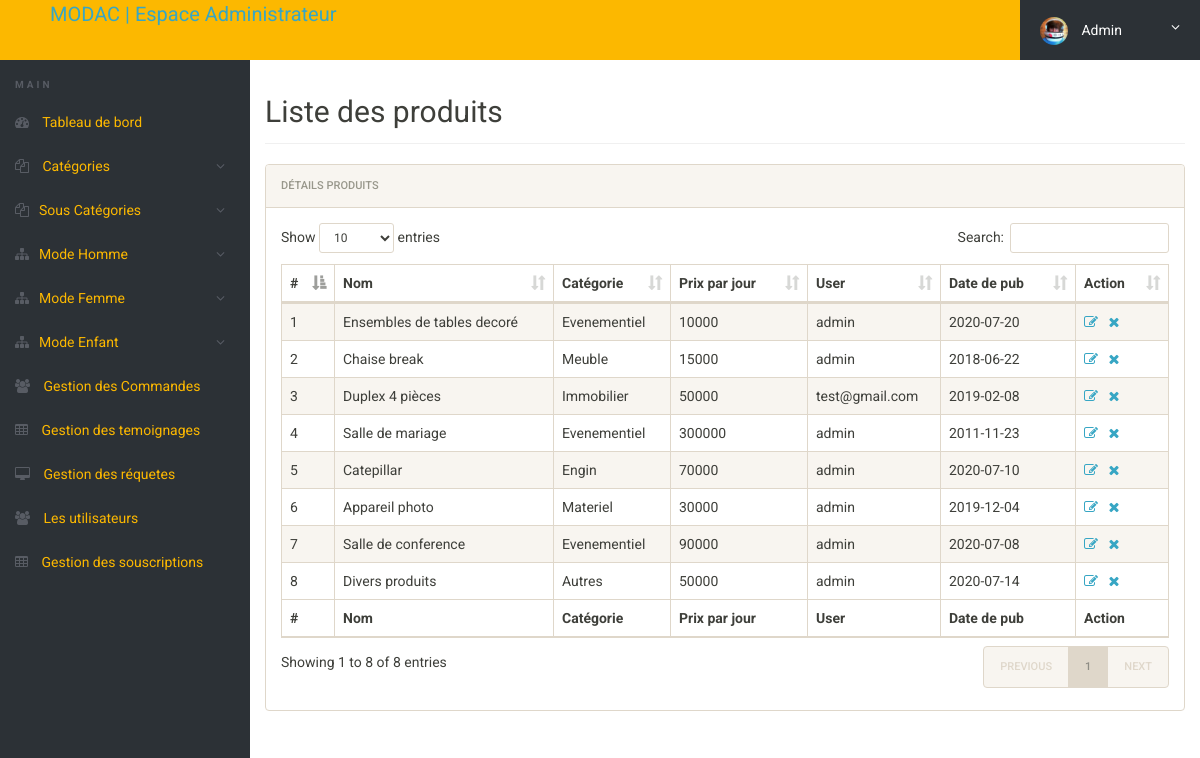
/admin/manage-vehicles.php (signed in), run on the app's committed database.
### tables this page shows
CREATE TABLE IF NOT EXISTS `tblvehicles` (
  `id` int(11) NOT NULL AUTO_INCREMENT,
  `NomProd` varchar(255) DEFAULT NULL,
  `Categorie` varchar(255) DEFAULT NULL,
  `Details` longtext DEFAULT NULL,
  `PrixParjour` int(11) DEFAULT NULL,
  `EmailUser` varchar(255) DEFAULT NULL,
  `DateAcqui` varchar(20) DEFAULT NULL,
  `Vimage1` varchar(120) DEFAULT NULL,
  `Vimage2` varchar(120) DEFAULT NULL,
  `Vimage3` varchar(120) DEFAULT NULL,
  `Vimage4` varchar(120) DEFAULT NULL,
  `Vimage5` varchar(120) DEFAULT NULL,
  `Utilise` int(11) DEFAULT NULL,
  `BonEtat` int(11) DEFAULT NULL,
  `Nouveau` int(11) DEFAULT NULL,
  `RegDate` timestamp NOT NULL DEFAULT current_timestamp(),
  `UpdationDate` timestamp NULL DEFAULT NULL ON UPDATE current_timestamp(),
  PRIMARY KEY (`id`)
);

CREATE TABLE IF NOT EXISTS `tblbrands` (
  `id` int(11) NOT NULL AUTO_INCREMENT,
  `BrandName` varchar(120) NOT NULL,
  `CreationDate` timestamp NULL DEFAULT current_timestamp(),
  `UpdationDate` timestamp NULL DEFAULT NULL ON UPDATE current_timestamp(),
  PRIMARY KEY (`id`)
);

### admin/manage-vehicles.php (the view, shortened to what this page needs)
<?php
include('includes/config.php');
if(strlen($_SESSION['alogin'])==0)
	{
header('location:index.php');
}
else{
 ?>
<!doctype html>
<html lang="en" class="no-js">
<head>
	<link rel="stylesheet" href="css/font-awesome.min.css">
	<link rel="stylesheet" href="css/bootstrap.min.css">
	<link rel="stylesheet" href="css/dataTables.bootstrap.min.css">
	<link rel="stylesheet" href="css/bootstrap-social.css">
	<link rel="stylesheet" href="css/bootstrap-select.css">
	<link rel="stylesheet" href="css/fileinput.min.css">
	<link rel="stylesheet" href="css/awesome-bootstrap-checkbox.css">
	<link rel="stylesheet" href="css/style.css">
</head>
<body>
	<?php include('includes/header.php');?>
	<div class="ts-main-content">
		<?php include('includes/leftbar.php');?>
		<div class="content-wrapper">
			<div class="container-fluid">
				<div class="row">
					<div class="col-md-12">
						<h2 class="page-title">Liste des produits</h2>
						<div class="panel panel-default">
							<div class="panel-heading">Détails produits</div>
							<div class="panel-body">
								<table id="zctb" class="display table table-striped table-bordered table-hover" cellspacing="0" width="100%">
									<thead>
										<tr>
										<th>#</th>
											<th>Nom</th>
											<th>Catégorie </th>
											<th>Prix par jour</th>
											<th>User</th>
											<th>Date de pub</th>
											<th>Action</th>
										</tr>
									</thead>
									<tfoot>
										<tr>
										<th>#</th>
											<th>Nom</th>
											<th>Catégorie </th>
											<th>Prix par jour</th>
											<th>User</th>
											<th>Date de pub</th>
											<th>Action</th>
										</tr>
									</tfoot>
									<tbody>
<?php $sql = "SELECT tblvehicles.NomProd,tblbrands.BrandName,tblvehicles.PrixParjour,tblvehicles.EmailUser,tblvehicles.DateAcqui,tblvehicles.id from tblvehicles join tblbrands on tblbrands.id=tblvehicles.Categorie";
$query = $dbh -> prepare($sql);
$query->execute();
$results=$query->fetchAll(PDO::FETCH_OBJ);
$cnt=1;
if($query->rowCount() > 0)
{
foreach($results as $result)
{
	?>
										<tr>
											<td><?php echo htmlentities($cnt);?></td>
											<td><?php echo htmlentities($result->NomProd);?></td>
											<td><?php echo htmlentities($result->BrandName);?></td>
											<td><?php echo htmlentities($result->PrixParjour);?></td>
											<td><?php echo htmlentities($result->EmailUser);?></td>
												<td><?php echo htmlentities($result->DateAcqui);?></td>
		<td><a href="edit-vehicle.php?id=<?php echo $result->id;?>"><i class="fa fa-edit"></i></a>&nbsp;&nbsp;
<a href="manage-vehicles.php?del=<?php echo $result->id;?>" onclick="return confirm('Voulez-vous vraiment supprimer le produit ? ');"><i class="fa fa-close"></i></a></td>
										</tr>
										<?php $cnt=$cnt+1; }} ?>
									</tbody>
								</table>
							</div>
						</div>
					</div>
				</div>
			</div>
		</div>
	</div>
</body>
</html>
<?php } ?>

### admin/css/style.css (style rules this page uses)
html { font-size: 14px; }
@media only screen and (min-width: 480px) { html { font-size: 17px; } }
@media only screen and (min-width: 768px) { html { font-size: 14px; } }
body { font-size: 1em; }
a { color: #37a6c4; }
.panel { overflow: hidden; }
.page-title { padding-bottom: 15px; margin-bottom: 20px; border-bottom: 1px solid #f0f0f0; }
.ts-main-content .content-wrapper { padding-top: 15px; margin-top: 60px; }
@media only screen and (min-width: 992px) { .ts-main-content .content-wrapper { margin-left: 250px; } }

### data on the page
tblvehicles: NomProd "Ensembles de tables decoré", tblbrands.BrandName "Evenementiel", PrixParjour "10000", EmailUser "admin", DateAcqui "2020-07-20"
tblvehicles: NomProd "Chaise break", tblbrands.BrandName "Meuble", PrixParjour "15000", EmailUser "admin", DateAcqui "2018-06-22"
tblvehicles: NomProd "Duplex 4 pièces", tblbrands.BrandName "Immobilier", PrixParjour "50000", EmailUser "test@gmail.com", DateAcqui "2019-02-08"
tblvehicles: NomProd "Salle de mariage", tblbrands.BrandName "Evenementiel", PrixParjour "300000", EmailUser "admin", DateAcqui "2011-11-23"
tblvehicles: NomProd "Catepillar", tblbrands.BrandName "Engin", PrixParjour "70000", EmailUser "admin", DateAcqui "2020-07-10"
tblvehicles: NomProd "Appareil photo", tblbrands.BrandName "Materiel", PrixParjour "30000", EmailUser "admin", DateAcqui "2019-12-04"
tblvehicles: NomProd "Salle de conference", tblbrands.BrandName "Evenementiel", PrixParjour "90000", EmailUser "admin", DateAcqui "2020-07-08"
tblvehicles: NomProd "Divers produits", tblbrands.BrandName "Autres", PrixParjour "50000", EmailUser "admin", DateAcqui "2020-07-14"
